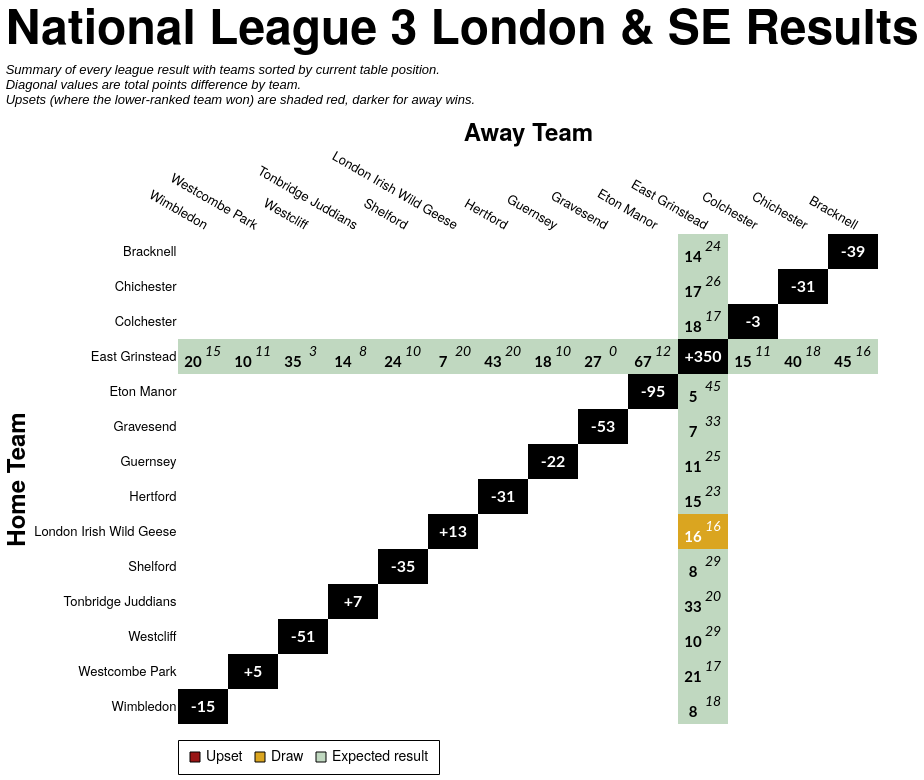

Vega-Lite specification stored for this chart:
### Vega-Lite specification from a JSON file in a GitHub repository (floating-point values rounded to 4 significant figures; data arrays with more than 128 entries replaced by an {"elided": "..."} marker saying what was removed)
{"config": {"axis": {"labelFont": "PT Sans Narrow, Helvetica Neue, Helvetica, Arial, sans-serif", "titleFont": "PT Sans Narrow, Helvetica Neue, Helvetica, Arial, sans-serif", "labelFontSize": 13, "titleFontSize": 24, "gridColor": "#202947", "gridOpacity": 0.2, "zindex": 1}, "text": {"font": "Lato, sans-serif"}, "bar": {"cornerRadiusEnd": 5}, "header": {"labelFont": "PT Sans Narrow, Helvetica Neue, Helvetica, Arial, sans-serif", "titleFont": "PT Sans Narrow, Helvetica Neue, Helvetica, Arial, sans-serif", "labelFontSize": 24, "titleFontSize": 28, "labelFontWeight": "bold", "orient": "left"}, "legend": {"labelFont": "PT Sans Narrow, Helvetica Neue, Helvetica, Arial, sans-serif", "titleFont": "PT Sans Narrow, Helvetica Neue, Helvetica, Arial, sans-serif", "labelFontSize": 14, "titleFontSize": 16, "titlePadding": 5, "fillColor": "white", "strokeColor": "black", "padding": 10, "titleFontWeight": "lighter", "titleFontStyle": "italic", "titleColor": "gray", "offset": 10}, "title": {"font": "PT Sans Narrow, Helvetica Neue, Helvetica, Arial, sans-serif", "fontSize": 48, "fontWeight": "bold", "anchor": "start", "align": "center", "titlePadding": 20, "subtitlePadding": 10, "subtitleFontSize": 13, "subtitleColor": "", "subtitleFontStyle": "italic", "offset": 15, "color": "black"}, "axisX": {"labelAngle": 0}, "facet": {"title": null, "header": null, "align": {"row": "each", "column": "each"}, "spacing": 10}, "resolve": {"scale": {"y": "independent", "facet": "independent"}}, "background": "transparent", "scale": {"offsetBandPaddingOuter": 0.2, "offsetBandPaddingInner": 0.1}, "view": {"stroke": null, "background": "transparent"}}, "layer": [{"data": {"name": "data-0a01442a39a339fc73e7bd09fb609476"}, "mark": {"type": "rect"}, "encoding": {"color": {"field": "unexpected_result", "legend": {"labelExpr": "datum.value === 'Upset (Away Win)' ? 'Upset' : datum.value", "labelLimit": 220, "offset": 16, "orient": "bottom", "symbolStrokeColor": "black", "symbolStrokeWidth": 1, "values": ["Upset (Away Win)", "Draw", "Expected result"]}, "scale": {"domain": ["Expected result", "Upset (Home Win)", "Upset (Away Win)", "Draw", "To be played", "N/A"], "range": ["#146f1444", "#991515bb", "#991515", "goldenrod", "white", "black"]}, "title": null, "type": "nominal"}, "opacity": {"condition": {"test": "datum.home_team == param_27['home_team'] || datum.away_team == param_27['home_team'] || !isValid(param_27['home_team'])", "value": 1.0}, "value": 0.1}, "tooltip": [{"field": "home_team", "title": "Home", "type": "nominal"}, {"field": "away_team", "title": "Away", "type": "nominal"}, {"field": "home_score_text", "title": "Home Score", "type": "nominal"}, {"field": "away_score_text", "title": "Away Score", "type": "nominal"}, {"field": "result", "title": "Result", "type": "nominal"}, {"field": "unexpected_result", "title": "Unexpectedness", "type": "nominal"}, {"field": "date", "format": "%d %b %Y", "title": "Date", "type": "temporal"}], "x": {"axis": {"domain": false, "grid": false, "labelAngle": 30, "orient": "top", "ticks": false}, "field": "away_team", "sort": ["Wimbledon", "Westcombe Park", "Westcliff", "Tonbridge Juddians", "Shelford", "London Irish Wild Geese", "Hertford", "Guernsey", "Gravesend", "Eton Manor", "East Grinstead", "Colchester", "Chichester", "Bracknell"], "title": "Away Team", "type": "nominal"}, "y": {"axis": {"domain": false, "grid": false, "ticks": false}, "field": "home_team", "sort": ["Bracknell", "Chichester", "Colchester", "East Grinstead", "Eton Manor", "Gravesend", "Guernsey", "Hertford", "London Irish Wild Geese", "Shelford", "Tonbridge Juddians", "Westcliff", "Westcombe Park", "Wimbledon"], "title": "Home Team", "type": "nominal"}}, "name": "view_24"}, {"data": {"name": "data-0a01442a39a339fc73e7bd09fb609476"}, "mark": {"type": "text", "fontStyle": "italic", "size": 14, "xOffset": 10, "yOffset": -5}, "encoding": {"color": {"condition": {"test": "(datum.home_team == param_27['home_team'] || datum.away_team == param_27['home_team'] || !isValid(param_27['home_team'])) && datum.unexpected_result == 'Expected result'", "value": "black"}, "value": "white"}, "text": {"field": "away_score_text", "type": "nominal"}, "x": {"field": "away_team", "sort": ["Wimbledon", "Westcombe Park", "Westcliff", "Tonbridge Juddians", "Shelford", "London Irish Wild Geese", "Hertford", "Guernsey", "Gravesend", "Eton Manor", "East Grinstead", "Colchester", "Chichester", "Bracknell"], "type": "nominal"}, "y": {"field": "home_team", "sort": ["Bracknell", "Chichester", "Colchester", "East Grinstead", "Eton Manor", "Gravesend", "Guernsey", "Hertford", "London Irish Wild Geese", "Shelford", "Tonbridge Juddians", "Westcliff", "Westcombe Park", "Wimbledon"], "type": "nominal"}}, "transform": [{"filter": "datum.away_score_text != '' && datum.away_score_text != 'WO'"}]}, {"data": {"name": "data-0a01442a39a339fc73e7bd09fb609476"}, "mark": {"type": "text", "size": 12, "xOffset": 10, "yOffset": -5}, "encoding": {"color": {"condition": {"test": "(datum.home_team == param_27['home_team'] || datum.away_team == param_27['home_team'] || !isValid(param_27['home_team'])) && datum.unexpected_result == 'Expected result'", "value": "black"}, "value": "white"}, "text": {"field": "away_score_text", "type": "nominal"}, "x": {"field": "away_team", "sort": ["Wimbledon", "Westcombe Park", "Westcliff", "Tonbridge Juddians", "Shelford", "London Irish Wild Geese", "Hertford", "Guernsey", "Gravesend", "Eton Manor", "East Grinstead", "Colchester", "Chichester", "Bracknell"], "type": "nominal"}, "y": {"field": "home_team", "sort": ["Bracknell", "Chichester", "Colchester", "East Grinstead", "Eton Manor", "Gravesend", "Guernsey", "Hertford", "London Irish Wild Geese", "Shelford", "Tonbridge Juddians", "Westcliff", "Westcombe Park", "Wimbledon"], "type": "nominal"}}, "transform": [{"filter": "datum.away_score_text == 'WO'"}]}, {"data": {"name": "data-0a01442a39a339fc73e7bd09fb609476"}, "mark": {"type": "text", "fontWeight": "bold", "size": 15, "xOffset": -10, "yOffset": 5}, "encoding": {"color": {"condition": {"test": "(datum.home_team == param_27['home_team'] || datum.away_team == param_27['home_team'] || !isValid(param_27['home_team'])) && datum.unexpected_result == 'Expected result'", "value": "black"}, "value": "white"}, "text": {"field": "home_score_text", "type": "nominal"}, "x": {"field": "away_team", "sort": ["Wimbledon", "Westcombe Park", "Westcliff", "Tonbridge Juddians", "Shelford", "London Irish Wild Geese", "Hertford", "Guernsey", "Gravesend", "Eton Manor", "East Grinstead", "Colchester", "Chichester", "Bracknell"], "type": "nominal"}, "y": {"field": "home_team", "sort": ["Bracknell", "Chichester", "Colchester", "East Grinstead", "Eton Manor", "Gravesend", "Guernsey", "Hertford", "London Irish Wild Geese", "Shelford", "Tonbridge Juddians", "Westcliff", "Westcombe Park", "Wimbledon"], "type": "nominal"}}, "transform": [{"filter": "datum.home_score_text != '' && datum.home_score_text != 'WO'"}]}, {"data": {"name": "data-0a01442a39a339fc73e7bd09fb609476"}, "mark": {"type": "text", "size": 12, "xOffset": -10, "yOffset": 5}, "encoding": {"color": {"condition": {"test": "(datum.home_team == param_27['home_team'] || datum.away_team == param_27['home_team'] || !isValid(param_27['home_team'])) && datum.unexpected_result == 'Expected result'", "value": "black"}, "value": "white"}, "text": {"field": "home_score_text", "type": "nominal"}, "x": {"field": "away_team", "sort": ["Wimbledon", "Westcombe Park", "Westcliff", "Tonbridge Juddians", "Shelford", "London Irish Wild Geese", "Hertford", "Guernsey", "Gravesend", "Eton Manor", "East Grinstead", "Colchester", "Chichester", "Bracknell"], "type": "nominal"}, "y": {"field": "home_team", "sort": ["Bracknell", "Chichester", "Colchester", "East Grinstead", "Eton Manor", "Gravesend", "Guernsey", "Hertford", "London Irish Wild Geese", "Shelford", "Tonbridge Juddians", "Westcliff", "Westcombe Park", "Wimbledon"], "type": "nominal"}}, "transform": [{"filter": "datum.home_score_text == 'WO'"}]}, {"data": {"name": "data-1811ffb21f6608723dd85775801aea98"}, "mark": {"type": "text", "color": "white", "fontWeight": "bold", "size": 16}, "encoding": {"text": {"field": "display_text", "type": "nominal"}, "tooltip": [{"field": "home_team", "title": "Team", "type": "nominal"}, {"field": "display_text", "title": "Points Difference", "type": "nominal"}], "x": {"field": "away_team", "sort": ["Wimbledon", "Westcombe Park", "Westcliff", "Tonbridge Juddians", "Shelford", "London Irish Wild Geese", "Hertford", "Guernsey", "Gravesend", "Eton Manor", "East Grinstead", "Colchester", "Chichester", "Bracknell"], "type": "nominal"}, "y": {"field": "home_team", "sort": ["Bracknell", "Chichester", "Colchester", "East Grinstead", "Eton Manor", "Gravesend", "Guernsey", "Hertford", "London Irish Wild Geese", "Shelford", "Tonbridge Juddians", "Westcliff", "Westcombe Park", "Wimbledon"], "type": "nominal"}}}], "height": {"step": 35}, "params": [{"name": "param_27", "select": {"type": "point", "clear": "dblclick", "fields": ["home_team"], "on": "click"}, "value": null, "views": ["view_24"]}], "title": {"text": "National League 3 London & SE Results", "subtitle": ["Summary of every league result with teams sorted by current table position.", "Diagonal values are total points difference by team.", "Upsets (where the lower-ranked team won) are shaded red, darker for away wins."]}, "width": {"step": 50}, "$schema": "https://vega.github.io/schema/vega-lite/v5.20.1.json", "datasets": {"data-0a01442a39a339fc73e7bd09fb609476": {"elided": "196 records"}, "data-1811ffb21f6608723dd85775801aea98": [{"home_team": "Bracknell", "away_team": "Bracknell", "match_id": null, "date": "", "home_score": null, "away_score": null, "home_walkover": null, "away_walkover": null, "result": "N/A", "home_score_text": "", "away_score_text": "", "wo_result": "", "score_text": "", "display_text": "-39", "is_diagonal": true, "result_simple": "N/A", "unexpected_result": "N/A", "unexpected_opacity": 1.0}, {"home_team": "Chichester", "away_team": "Chichester", "match_id": null, "date": "", "home_score": null, "away_score": null, "home_walkover": null, "away_walkover": null, "result": "N/A", "home_score_text": "", "away_score_text": "", "wo_result": "", "score_text": "", "display_text": "-31", "is_diagonal": true, "result_simple": "N/A", "unexpected_result": "N/A", "unexpected_opacity": 1.0}, {"home_team": "Colchester", "away_team": "Colchester", "match_id": null, "date": "", "home_score": null, "away_score": null, "home_walkover": null, "away_walkover": null, "result": "N/A", "home_score_text": "", "away_score_text": "", "wo_result": "", "score_text": "", "display_text": "-3", "is_diagonal": true, "result_simple": "N/A", "unexpected_result": "N/A", "unexpected_opacity": 1.0}, {"home_team": "East Grinstead", "away_team": "East Grinstead", "match_id": null, "date": "", "home_score": null, "away_score": null, "home_walkover": null, "away_walkover": null, "result": "N/A", "home_score_text": "", "away_score_text": "", "wo_result": "", "score_text": "", "display_text": "+350", "is_diagonal": true, "result_simple": "N/A", "unexpected_result": "N/A", "unexpected_opacity": 1.0}, {"home_team": "Eton Manor", "away_team": "Eton Manor", "match_id": null, "date": "", "home_score": null, "away_score": null, "home_walkover": null, "away_walkover": null, "result": "N/A", "home_score_text": "", "away_score_text": "", "wo_result": "", "score_text": "", "display_text": "-95", "is_diagonal": true, "result_simple": "N/A", "unexpected_result": "N/A", "unexpected_opacity": 1.0}, {"home_team": "Gravesend", "away_team": "Gravesend", "match_id": null, "date": "", "home_score": null, "away_score": null, "home_walkover": null, "away_walkover": null, "result": "N/A", "home_score_text": "", "away_score_text": "", "wo_result": "", "score_text": "", "display_text": "-53", "is_diagonal": true, "result_simple": "N/A", "unexpected_result": "N/A", "unexpected_opacity": 1.0}, {"home_team": "Guernsey", "away_team": "Guernsey", "match_id": null, "date": "", "home_score": null, "away_score": null, "home_walkover": null, "away_walkover": null, "result": "N/A", "home_score_text": "", "away_score_text": "", "wo_result": "", "score_text": "", "display_text": "-22", "is_diagonal": true, "result_simple": "N/A", "unexpected_result": "N/A", "unexpected_opacity": 1.0}, {"home_team": "Hertford", "away_team": "Hertford", "match_id": null, "date": "", "home_score": null, "away_score": null, "home_walkover": null, "away_walkover": null, "result": "N/A", "home_score_text": "", "away_score_text": "", "wo_result": "", "score_text": "", "display_text": "-31", "is_diagonal": true, "result_simple": "N/A", "unexpected_result": "N/A", "unexpected_opacity": 1.0}, {"home_team": "London Irish Wild Geese", "away_team": "London Irish Wild Geese", "match_id": null, "date": "", "home_score": null, "away_score": null, "home_walkover": null, "away_walkover": null, "result": "N/A", "home_score_text": "", "away_score_text": "", "wo_result": "", "score_text": "", "display_text": "+13", "is_diagonal": true, "result_simple": "N/A", "unexpected_result": "N/A", "unexpected_opacity": 1.0}, {"home_team": "Shelford", "away_team": "Shelford", "match_id": null, "date": "", "home_score": null, "away_score": null, "home_walkover": null, "away_walkover": null, "result": "N/A", "home_score_text": "", "away_score_text": "", "wo_result": "", "score_text": "", "display_text": "-35", "is_diagonal": true, "result_simple": "N/A", "unexpected_result": "N/A", "unexpected_opacity": 1.0}, {"home_team": "Tonbridge Juddians", "away_team": "Tonbridge Juddians", "match_id": null, "date": "", "home_score": null, "away_score": null, "home_walkover": null, "away_walkover": null, "result": "N/A", "home_score_text": "", "away_score_text": "", "wo_result": "", "score_text": "", "display_text": "+7", "is_diagonal": true, "result_simple": "N/A", "unexpected_result": "N/A", "unexpected_opacity": 1.0}, {"home_team": "Westcliff", "away_team": "Westcliff", "match_id": null, "date": "", "home_score": null, "away_score": null, "home_walkover": null, "away_walkover": null, "result": "N/A", "home_score_text": "", "away_score_text": "", "wo_result": "", "score_text": "", "display_text": "-51", "is_diagonal": true, "result_simple": "N/A", "unexpected_result": "N/A", "unexpected_opacity": 1.0}, {"home_team": "Westcombe Park", "away_team": "Westcombe Park", "match_id": null, "date": "", "home_score": null, "away_score": null, "home_walkover": null, "away_walkover": null, "result": "N/A", "home_score_text": "", "away_score_text": "", "wo_result": "", "score_text": "", "display_text": "+5", "is_diagonal": true, "result_simple": "N/A", "unexpected_result": "N/A", "unexpected_opacity": 1.0}, {"home_team": "Wimbledon", "away_team": "Wimbledon", "match_id": null, "date": "", "home_score": null, "away_score": null, "home_walkover": null, "away_walkover": null, "result": "N/A", "home_score_text": "", "away_score_text": "", "wo_result": "", "score_text": "", "display_text": "-15", "is_diagonal": true, "result_simple": "N/A", "unexpected_result": "N/A", "unexpected_opacity": 1.0}]}}
